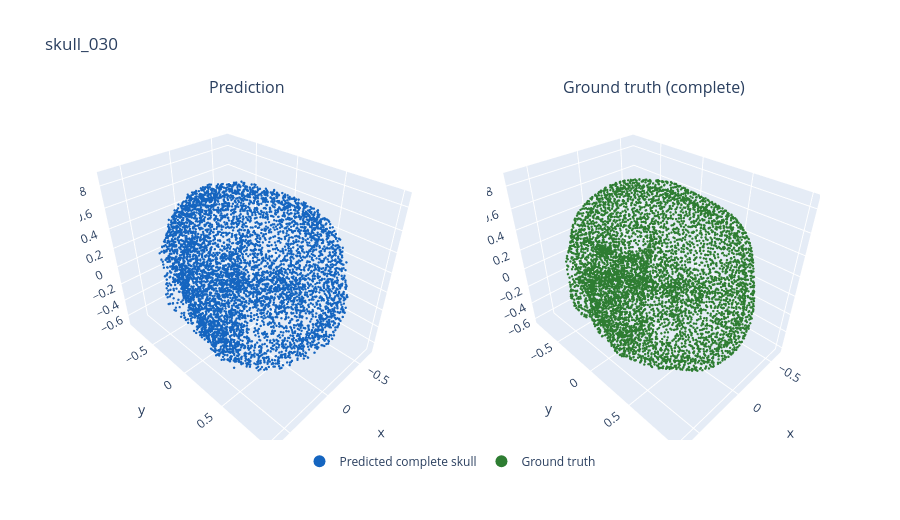

Source (notebook cell):
### Code cell
def show_pred_vs_gt(pos, sid):
    pred = np.asarray(model([inputs[pos][None], text_feat[None]], training=False))[0]
    g = gt[pos]
    fig = make_subplots(rows=1, cols=2,
                        specs=[[{"type": "scatter3d"}, {"type": "scatter3d"}]],
                        subplot_titles=("Prediction", "Ground truth (complete)"))
    fig.add_trace(go.Scatter3d(x=pred[:, 0], y=pred[:, 1], z=pred[:, 2], mode="markers",
                               name="Predicted complete skull",
                               marker=dict(size=1.4, color=PRED_COLOR)), 1, 1)
    fig.add_trace(go.Scatter3d(x=g[:, 0], y=g[:, 1], z=g[:, 2], mode="markers",
                               name="Ground truth",
                               marker=dict(size=1.4, color=GT_COLOR)), 1, 2)
    fig.update_layout(height=520, title=f"skull_{sid}",
                      legend=dict(itemsizing="constant", orientation="h",
                                  x=0.5, xanchor="center", y=-0.02),
                      scene=dict(aspectmode="data"), scene2=dict(aspectmode="data"))
    fig.show()


show_pred_vs_gt(val_pos[best], val_df.loc[best, "id"])

### Figure 1 — Plotly figure (JSON) as saved in the notebook; plotly's stock layout.template omitted (floating-point values rounded to 4 significant figures; data arrays with more than 128 entries replaced by an {"elided": "..."} marker saying what was removed)
{"data": [{"marker": {"color": "#1565C0", "size": 1.4}, "mode": "markers", "name": "Predicted complete skull", "scene": "scene", "type": "scatter3d", "x": {"elided": "6144 float values"}, "y": {"elided": "6144 float values"}, "z": {"elided": "6144 float values"}}, {"marker": {"color": "#2E7D32", "size": 1.4}, "mode": "markers", "name": "Ground truth", "scene": "scene2", "type": "scatter3d", "x": {"elided": "6144 float values"}, "y": {"elided": "6144 float values"}, "z": {"elided": "6144 float values"}}], "layout": {"annotations": [{"font": {"size": 16}, "showarrow": false, "text": "Prediction", "x": 0.225, "xanchor": "center", "xref": "paper", "y": 1, "yanchor": "bottom", "yref": "paper"}, {"font": {"size": 16}, "showarrow": false, "text": "Ground truth (complete)", "x": 0.775, "xanchor": "center", "xref": "paper", "y": 1, "yanchor": "bottom", "yref": "paper"}], "height": 520, "legend": {"itemsizing": "constant", "orientation": "h", "x": 0.5, "xanchor": "center", "y": -0.02}, "scene": {"aspectmode": "data", "domain": {"x": [0, 0.45], "y": [0, 1]}}, "scene2": {"aspectmode": "data", "domain": {"x": [0.55, 1], "y": [0, 1]}}, "title": {"text": "skull_030"}}}
